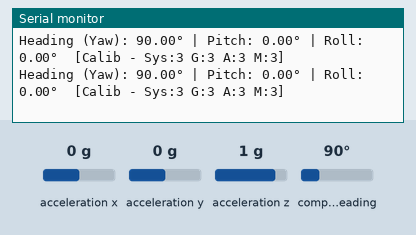
A sketch run on a simulated ESP32. Parts: the last lines printed to the serial monitor. The inputs (shaded band) are chosen by the test bench; at power-on: acceleration x 0 g, acceleration y 0 g, acceleration z 1 g, compass heading 90°.

Above: at 2.2 s.
2.3 s: acceleration x set to -1.4 g
At 2.35 s:
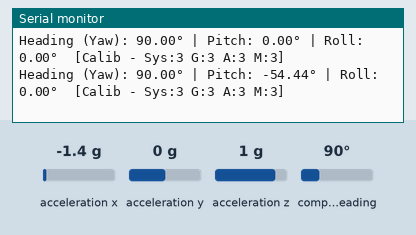
3.8 s: acceleration y set to -1.4 g
At 3.9 s:
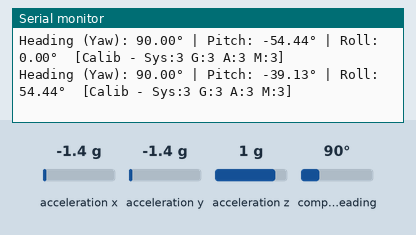
5.3 s: acceleration z set to -1.4 g
At 5.34 s:
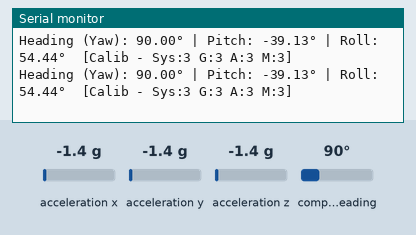
6.8 s: compass heading set to 7°
At 6.9 s:
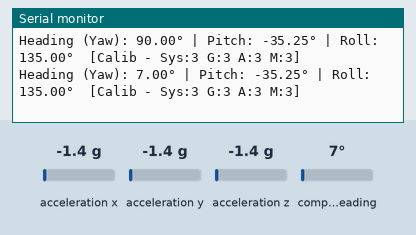
Timing chart, 0 to 9.3 s (numbered marks = the images above; inputs shaded):
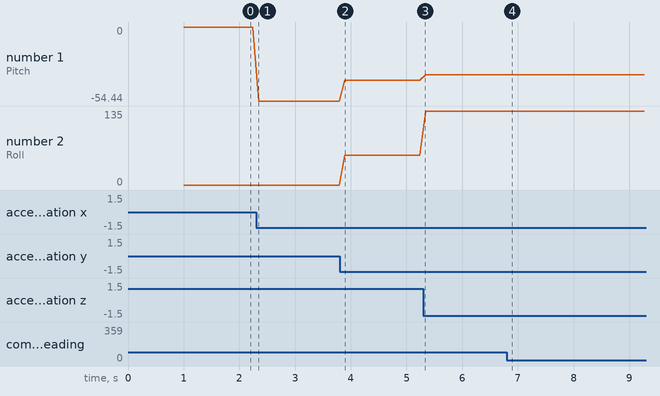

The sketch:

BNO055_Live_Data_P21.P22.ino
```cpp
#include <Wire.h>
#include <Adafruit_Sensor.h>
#include <Adafruit_BNO055.h>
#include <utility/imumaths.h>

// Define custom I2C pins for ESP32
#define SDA_PIN 21
#define SCL_PIN 22

// Create BNO055 instance (Sensor ID: 55, Default I2C Address: 0x28)
Adafruit_BNO055 bno = Adafruit_BNO055(55, 0x28, &Wire);

void setup() {
  Serial.begin(115200);
  while (!Serial) delay(10); // Wait for serial monitor to open

  Serial.println("Initializing BNO055...");

  // Initialize I2C bus with custom pins (SDA = 18, SCL = 19)
  Wire.begin(SDA_PIN, SCL_PIN);

  // Initialize sensor
  if (!bno.begin()) {
    Serial.println("Error: No BNO055 detected! Check wiring or I2C address (0x28 / 0x29).");
    while (1) {
      delay(100);
    }
  }

  delay(1000);

  // Enable external crystal for higher accuracy orientation calculation
  bno.setExtCrystalUse(true);

  Serial.println("BNO055 initialized successfully.");
}

void loop() {
  // Read Euler angles (Heading, Pitch, Roll)
  sensors_event_t orientationData;
  bno.getEvent(&orientationData, Adafruit_BNO055::VECTOR_EULER);

  // Read calibration status (0 = uncalibrated, 3 = fully calibrated)
  uint8_t system, gyro, accel, mag = 0;
  bno.getCalibration(&system, &gyro, &accel, &mag);

  // Display orientation measurements in degrees
  Serial.print("Heading (Yaw): ");
  Serial.print(orientationData.orientation.x, 2);
  Serial.print("° | Pitch: ");
  Serial.print(orientationData.orientation.y, 2);
  Serial.print("° | Roll: ");
  Serial.print(orientationData.orientation.z, 2);
  Serial.print("°");

  // Display calibration status
  Serial.print("  [Calib - Sys:");
  Serial.print(system);
  Serial.print(" G:");
  Serial.print(gyro);
  Serial.print(" A:");
  Serial.print(accel);
  Serial.print(" M:");
  Serial.print(mag);
  Serial.println("]");

  delay(100); // 10 Hz readout rate

}
```

Measured:
- after the input at 2.3 s, the serial monitor: prints a new line at once (image 1)
- after the input at 3.8 s, the serial monitor: prints a new line after 0.09 s (image 2)
- after the input at 6.8 s, the serial monitor: prints a new line after 0.09 s (image 4)
- plotted number 1: 0 → -54.44 after the input at 2.3 s, -54.44 → -39.13 after the input at 3.8 s, -39.13 → -35.25 after the input at 5.3 s
- plotted number 2: 0 → 54.44 after the input at 3.8 s, 54.44 → 135 after the input at 5.3 s
